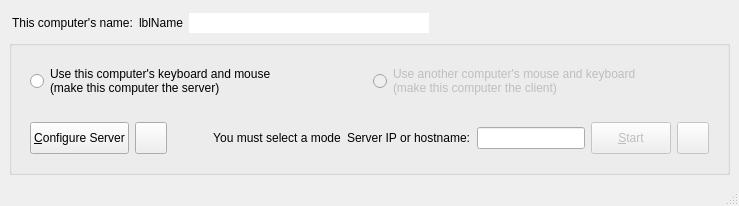
<?xml version="1.0" encoding="UTF-8"?>
<ui version="4.0">
 <class>MainWindow</class>
 <widget class="QMainWindow" name="MainWindow">
  <property name="windowTitle">
   <string>Deskflow</string>
  </property>
  <widget class="QWidget" name="topLevelWidget">
   <property name="sizePolicy">
    <sizepolicy hsizetype="Preferred" vsizetype="Maximum">
     <horstretch>0</horstretch>
     <verstretch>0</verstretch>
    </sizepolicy>
   </property>
   <layout class="QVBoxLayout" name="_2">
    <property name="spacing">
     <number>3</number>
    </property>
    <item>
     <widget class="QWidget" name="widget" native="true">
      <property name="minimumSize">
       <size>
        <width>0</width>
        <height>28</height>
       </size>
      </property>
      <property name="maximumSize">
       <size>
        <width>16777215</width>
        <height>28</height>
       </size>
      </property>
      <layout class="QHBoxLayout" name="horizontalLayout_5">
       <property name="leftMargin">
        <number>3</number>
       </property>
       <property name="topMargin">
        <number>3</number>
       </property>
       <property name="rightMargin">
        <number>3</number>
       </property>
       <property name="bottomMargin">
        <number>3</number>
       </property>
       <item>
        <widget class="QLabel" name="labelComputerName">
         <property name="sizePolicy">
          <sizepolicy hsizetype="Maximum" vsizetype="Preferred">
           <horstretch>0</horstretch>
           <verstretch>0</verstretch>
          </sizepolicy>
         </property>
         <property name="text">
          <string notr="true">This computer's name:</string>
         </property>
        </widget>
       </item>
       <item>
        <widget class="QLabel" name="lblComputerName">
         <property name="sizePolicy">
          <sizepolicy hsizetype="Maximum" vsizetype="Preferred">
           <horstretch>0</horstretch>
           <verstretch>0</verstretch>
          </sizepolicy>
         </property>
         <property name="text">
          <string>lblName</string>
         </property>
        </widget>
       </item>
       <item>
        <widget class="QLineEdit" name="lineEditName">
         <property name="sizePolicy">
          <sizepolicy hsizetype="Expanding" vsizetype="Fixed">
           <horstretch>0</horstretch>
           <verstretch>0</verstretch>
          </sizepolicy>
         </property>
         <property name="toolTip">
          <string>&lt;html&gt;&lt;head/&gt;&lt;body&gt;&lt;p&gt;Name can't have have spaces or special characters&lt;/p&gt;&lt;p&gt;Use Enter to save the name change.&lt;/p&gt;&lt;/body&gt;&lt;/html&gt;</string>
         </property>
         <property name="maxLength">
          <number>255</number>
         </property>
         <property name="frame">
          <bool>false</bool>
         </property>
         <property name="clearButtonEnabled">
          <bool>false</bool>
         </property>
        </widget>
       </item>
       <item>
        <widget class="QPushButton" name="btnEditName">
         <property name="sizePolicy">
          <sizepolicy hsizetype="Fixed" vsizetype="Fixed">
           <horstretch>0</horstretch>
           <verstretch>0</verstretch>
          </sizepolicy>
         </property>
         <property name="toolTip">
          <string>Edit Computer Name</string>
         </property>
         <property name="icon">
          <iconset theme="document-edit"/>
         </property>
         <property name="iconSize">
          <size>
           <width>16</width>
           <height>16</height>
          </size>
         </property>
         <property name="flat">
          <bool>true</bool>
         </property>
        </widget>
       </item>
       <item>
        <spacer name="horizontalSpacer_2">
         <property name="orientation">
          <enum>Qt::Orientation::Horizontal</enum>
         </property>
         <property name="sizeHint" stdset="0">
          <size>
           <width>6</width>
           <height>20</height>
          </size>
         </property>
        </spacer>
       </item>
       <item>
        <widget class="QLabel" name="lblIpAddresses">
         <property name="sizePolicy">
          <sizepolicy hsizetype="Preferred" vsizetype="Fixed">
           <horstretch>0</horstretch>
           <verstretch>0</verstretch>
          </sizepolicy>
         </property>
        </widget>
       </item>
      </layout>
     </widget>
    </item>
    <item>
     <widget class="QGroupBox" name="groupBox">
      <property name="sizePolicy">
       <sizepolicy hsizetype="Preferred" vsizetype="Fixed">
        <horstretch>0</horstretch>
        <verstretch>0</verstretch>
       </sizepolicy>
      </property>
      <property name="title">
       <string/>
      </property>
      <layout class="QVBoxLayout" name="verticalLayout">
       <item>
        <widget class="QWidget" name="widgetModeSelection" native="true">
         <property name="sizePolicy">
          <sizepolicy hsizetype="Preferred" vsizetype="Maximum">
           <horstretch>0</horstretch>
           <verstretch>0</verstretch>
          </sizepolicy>
         </property>
         <layout class="QHBoxLayout" name="horizontalLayout">
          <item>
           <widget class="QRadioButton" name="rbModeServer">
            <property name="text">
             <string>Use this computer's keyboard and mouse
(make this computer the server)</string>
            </property>
           </widget>
          </item>
          <item>
           <widget class="QRadioButton" name="rbModeClient">
            <property name="enabled">
             <bool>false</bool>
            </property>
            <property name="text">
             <string>Use another computer's mouse and keyboard
(make this computer the client)</string>
            </property>
           </widget>
          </item>
         </layout>
        </widget>
       </item>
       <item>
        <widget class="QWidget" name="widgetModeOptions" native="true">
         <property name="sizePolicy">
          <sizepolicy hsizetype="Preferred" vsizetype="Maximum">
           <horstretch>0</horstretch>
           <verstretch>0</verstretch>
          </sizepolicy>
         </property>
         <layout class="QHBoxLayout" name="horizontalLayout_2">
          <item>
           <widget class="QWidget" name="serverOptions" native="true">
            <property name="sizePolicy">
             <sizepolicy hsizetype="Preferred" vsizetype="Fixed">
              <horstretch>0</horstretch>
              <verstretch>0</verstretch>
             </sizepolicy>
            </property>
            <property name="minimumSize">
             <size>
              <width>0</width>
              <height>32</height>
             </size>
            </property>
            <property name="maximumSize">
             <size>
              <width>16777215</width>
              <height>32</height>
             </size>
            </property>
            <layout class="QHBoxLayout" name="horizontalLayout_4">
             <property name="leftMargin">
              <number>0</number>
             </property>
             <property name="topMargin">
              <number>0</number>
             </property>
             <property name="rightMargin">
              <number>0</number>
             </property>
             <property name="bottomMargin">
              <number>0</number>
             </property>
             <item>
              <widget class="QPushButton" name="btnConfigureServer">
               <property name="sizePolicy">
                <sizepolicy hsizetype="Maximum" vsizetype="Fixed">
                 <horstretch>0</horstretch>
                 <verstretch>0</verstretch>
                </sizepolicy>
               </property>
               <property name="minimumSize">
                <size>
                 <width>0</width>
                 <height>32</height>
                </size>
               </property>
               <property name="maximumSize">
                <size>
                 <width>16777215</width>
                 <height>32</height>
                </size>
               </property>
               <property name="text">
                <string>&amp;Configure Server</string>
               </property>
              </widget>
             </item>
             <item>
              <widget class="QPushButton" name="btnSaveServerConfig">
               <property name="sizePolicy">
                <sizepolicy hsizetype="Fixed" vsizetype="Fixed">
                 <horstretch>0</horstretch>
                 <verstretch>0</verstretch>
                </sizepolicy>
               </property>
               <property name="minimumSize">
                <size>
                 <width>32</width>
                 <height>32</height>
                </size>
               </property>
               <property name="maximumSize">
                <size>
                 <width>32</width>
                 <height>32</height>
                </size>
               </property>
               <property name="toolTip">
                <string>Export server configuration</string>
               </property>
               <property name="icon">
                <iconset theme="QIcon::ThemeIcon::DocumentSaveAs"/>
               </property>
              </widget>
             </item>
             <item>
              <spacer name="horizontalSpacer">
               <property name="orientation">
                <enum>Qt::Orientation::Horizontal</enum>
               </property>
               <property name="sizeHint" stdset="0">
                <size>
                 <width>40</width>
                 <height>5</height>
                </size>
               </property>
              </spacer>
             </item>
            </layout>
           </widget>
          </item>
          <item>
           <widget class="QLabel" name="lblNoMode">
            <property name="text">
             <string>You must select a mode</string>
            </property>
            <property name="alignment">
             <set>Qt::AlignmentFlag::AlignCenter</set>
            </property>
           </widget>
          </item>
          <item>
           <widget class="QWidget" name="clientOptions" native="true">
            <property name="sizePolicy">
             <sizepolicy hsizetype="Preferred" vsizetype="Maximum">
              <horstretch>0</horstretch>
              <verstretch>0</verstretch>
             </sizepolicy>
            </property>
            <layout class="QHBoxLayout" name="horizontalLayout_3">
             <property name="leftMargin">
              <number>0</number>
             </property>
             <property name="topMargin">
              <number>0</number>
             </property>
             <property name="rightMargin">
              <number>0</number>
             </property>
             <property name="bottomMargin">
              <number>0</number>
             </property>
             <item>
              <widget class="QLabel" name="m_pLabelServerName">
               <property name="sizePolicy">
                <sizepolicy hsizetype="Preferred" vsizetype="Maximum">
                 <horstretch>0</horstretch>
                 <verstretch>0</verstretch>
                </sizepolicy>
               </property>
               <property name="text">
                <string>Server IP or hostname:</string>
               </property>
               <property name="indent">
                <number>0</number>
               </property>
              </widget>
             </item>
             <item>
              <widget class="QLineEdit" name="lineHostname">
               <property name="minimumSize">
                <size>
                 <width>0</width>
                 <height>0</height>
                </size>
               </property>
               <property name="toolTip">
                <string>Hostname or IP address of the server computer.</string>
               </property>
              </widget>
             </item>
            </layout>
           </widget>
          </item>
          <item>
           <widget class="QWidget" name="horizontalWidget" native="true">
            <property name="sizePolicy">
             <sizepolicy hsizetype="Preferred" vsizetype="Fixed">
              <horstretch>0</horstretch>
              <verstretch>0</verstretch>
             </sizepolicy>
            </property>
            <property name="minimumSize">
             <size>
              <width>0</width>
              <height>32</height>
             </size>
            </property>
            <property name="maximumSize">
             <size>
              <width>16777215</width>
              <height>32</height>
             </size>
            </property>
            <layout class="QHBoxLayout" name="horizontalLayout_6">
             <property name="leftMargin">
              <number>0</number>
             </property>
             <property name="topMargin">
              <number>0</number>
             </property>
             <property name="rightMargin">
              <number>0</number>
             </property>
             <property name="bottomMargin">
              <number>0</number>
             </property>
             <item>
              <widget class="QPushButton" name="btnToggleCore">
               <property name="enabled">
                <bool>false</bool>
               </property>
               <property name="sizePolicy">
                <sizepolicy hsizetype="Maximum" vsizetype="Fixed">
                 <horstretch>0</horstretch>
                 <verstretch>0</verstretch>
                </sizepolicy>
               </property>
               <property name="minimumSize">
                <size>
                 <width>0</width>
                 <height>32</height>
                </size>
               </property>
               <property name="maximumSize">
                <size>
                 <width>16777215</width>
                 <height>32</height>
                </size>
               </property>
               <property name="text">
                <string>&amp;Start</string>
               </property>
              </widget>
             </item>
             <item>
              <widget class="QPushButton" name="btnRestartCore">
               <property name="enabled">
                <bool>false</bool>
               </property>
               <property name="sizePolicy">
                <sizepolicy hsizetype="Fixed" vsizetype="Fixed">
                 <horstretch>0</horstretch>
                 <verstretch>0</verstretch>
                </sizepolicy>
               </property>
               <property name="minimumSize">
                <size>
                 <width>32</width>
                 <height>32</height>
                </size>
               </property>
               <property name="maximumSize">
                <size>
                 <width>32</width>
                 <height>32</height>
                </size>
               </property>
               <property name="toolTip">
                <string>Restart</string>
               </property>
               <property name="icon">
                <iconset theme="view-refresh"/>
               </property>
              </widget>
             </item>
            </layout>
           </widget>
          </item>
         </layout>
        </widget>
       </item>
      </layout>
     </widget>
    </item>
   </layout>
  </widget>
  <widget class="QStatusBar" name="statusBar"/>
 </widget>
 <resources/>
 <connections/>
</ui>
